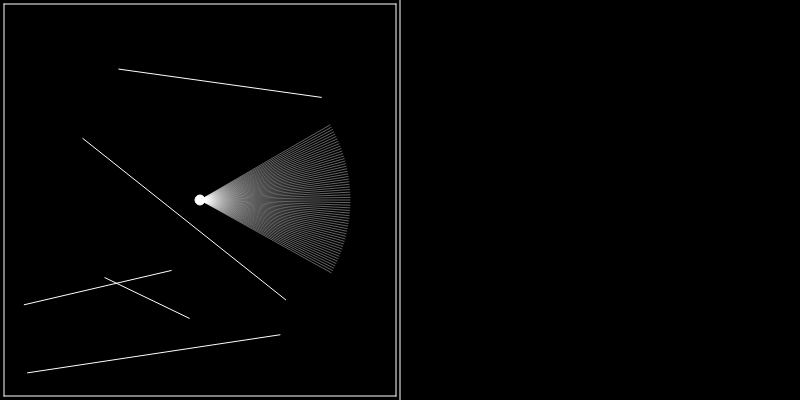
Frame 1 (no input)
Frame 60 (no input): identical to frame 1, image omitted
Frame 120 (the mouse pressed at the canvas centre since frame 60): identical to frame 1, image omitted

The p5.js sketch that drew this single still picture (run headless with seeded random() and noise() and a simulated clock; from frame 60 on, the mouse is pressed at the canvas centre):

// p5.js sketch
// ── sketch.js
let fov = 0
let walls = [];

function setup() {
    createCanvas(800, 400);

    for (let i = 0; i < 5; i++) {
        let x1 = random(width / 2);
        let x2 = random(width / 2);
        let y1 = random(height);
        let y2 = random(height);
        walls[i] = new Boundary(x1, y1, x2, y2);
    }
    walls.push(new Boundary(4, 4, width / 2 - 4, 4));
    walls.push(new Boundary(width / 2 - 4, 4, width / 2 - 4, height - 4));
    walls.push(new Boundary(width / 2 - 4, height - 4, 4, height - 4));
    walls.push(new Boundary(4, height - 4, 4, 4));


    player = new Player(width / 4, height / 2, 0);
    sliderFOV = createSlider(0, 360, 60);
    sliderRange = createSlider(5, 450, 150);
    sliderFOV.input(changeFOV);
    sliderRange.input(changeRange);
}

function changeFOV() {
    let fov = sliderFOV.value();
    player.updateFOV(fov);
}

function changeRange() {
    let range = sliderRange.value();
    player.updateRange(range);
}

function draw() {
    background(0);
    stroke(255)
    line(width / 2, 0, width / 2, height);

    if (keyIsDown(LEFT_ARROW)) {
        player.rotate(-0.05);
    } else if (keyIsDown(RIGHT_ARROW)) {
        player.rotate(0.05);
    } else if (keyIsDown(UP_ARROW)) {
        player.move(2, walls);
    } else if (keyIsDown(DOWN_ARROW)) {
        player.move(-2, walls);
    }

    for (let wall of walls) {
        wall.show();
    }

    player.show()
    const scene = player.look(walls);

    const distProjPlane = (width / 2) / 2.0 / tan(player.fov / 2.0);
    const w = (width / 2) / scene.length;

    push();
    translate(width / 2, 0);
    for (let i = 0; i < scene.length; i++) {
        noStroke();
        const sq = scene[i] * scene[i];
        const wSq = width / 2 * width / 2;
        const b = map(sq, 0, wSq, 255, 0);
        const h = ((width / 2) / scene[i]) * distProjPlane; // fisheye fix
        fill(b);
        rectMode(CENTER);
        rect(i * w + w / 2, height / 2, w + 1, h);
    }
    pop();
}
// ── boundary.js
class Boundary {
    constructor(x1, y1, x2, y2) {
        this.head = createVector(x1, y1);
        this.tail = createVector(x2, y2);
        this.a = y2 - y1;
        this.b = -(x2 - x1);
        this.c = -this.a * x1 - this.b * y1;
    };

    show() {
        stroke(255);
        line(this.head.x, this.head.y, this.tail.x, this.tail.y);
    };

    isHit(pos) {
        if (pos.x < this.head.x - 5 && pos.x < this.tail.x - 5)
            return false;
        if (pos.x > this.head.x + 5 && pos.x > this.tail.x + 5)
            return false;
        if (pos.y < this.head.y - 5 && pos.y < this.tail.y - 5)
            return false;
        if (pos.y > this.head.y + 5 && pos.y > this.tail.y + 5)
            return false;

        let temp = createVector(this.a, this.b);
        let d = Math.abs(this.a * pos.x + this.b * pos.y + this.c);
        d = d / temp.mag();

        return d < 5;
    };
}
// ── minimap.js
class MiniMap {
    constructor(x, y, width, height) {
        this.x = x;
        this.y = y;
        this.width = width
        this.height = height
    }

    show() {
        stroke(255);
        line(this.x, this.y,
            this.x + this.width, this.y);
        line(this.x, this.y,
            this.x, this.y + this.height);
        line(this.x + this.width, this.y + this.height,
            this.x + this.width, this.y);
        line(this.x + this.width, this.y + this.height,
            this.x, this.y + this.height);
    }
}
// ── player.js
class Player {
    constructor(x, y, dir_angle) {
        this.pos = createVector(x, y);
        this.dir_angle = dir_angle;
        this.fov = 60;
        this.rays = [];
        this.range = 150

        for (let a = -this.fov / 2; a < this.fov / 2; a += 1) {
            this.rays.push(new Ray(this.pos, radians(a) + this.dir_angle));
        }
    };

    show() {
        fill(255);
        ellipse(this.pos.x, this.pos.y, 10);
    };

    rotate(angle) {
        this.dir_angle += angle;
        let index = 0;
        for (let a = -this.fov / 2; a < this.fov / 2; a += 1) {
            this.rays[index].setAngle(radians(a) + this.dir_angle);
            index++;
        }
    };

    move(dir, walls) {

        let temp = p5.Vector.fromAngle(this.dir_angle).mult(dir);
        this.pos.add(temp);

        for (let wall of walls) {
            if (wall.isHit(this.pos)) {
                this.pos.sub(temp);
                break;
            }
        }
    };

    look(walls) {
        const scene = [];
        for (let i = 0; i < this.rays.length; i++) {
            const ray = this.rays[i];
            let closest = null;
            let record = this.range
            for (let wall of walls) {
                const pt = ray.cast(wall);
                if (pt) {
                    let d = p5.Vector.dist(this.pos, pt);
                    if (d < record) {
                        record = d;
                        closest = pt;
                    }
                }
            }
            stroke(255, 100);
            this.rays[i].show(record);
            if (record == this.range) record = Infinity;
            scene[i] = record;
        }
        return scene;
    };


    updateFOV(fov) {
        this.fov = fov;
        this.rays = [];
        for (let a = -this.fov / 2; a < this.fov / 2; a += 1) {
            this.rays.push(new Ray(this.pos, radians(a) + this.dir_angle));
        }
        this.show();
    };

    updateRange(range) {
        this.range = range;
        this.show();
    };
}
// ── ray.js
class Ray {
    constructor(pos, angle) {
        this.pos = pos;
        this.angle = angle;
    };

    setAngle(angle) {
        this.angle = angle;
    };

    show(range) {
        stroke(255, 100);
        let dir = createVector(this.pos.x + Math.cos(this.angle) * range,
            this.pos.y + Math.sin(this.angle) * range);
        line(this.pos.x, this.pos.y, dir.x, dir.y);
    };

    cast(wall) {
        const x1 = wall.head.x;
        const y1 = wall.head.y;
        const x2 = wall.tail.x;
        const y2 = wall.tail.y;

        const x3 = this.pos.x;
        const y3 = this.pos.y;
        let dir = p5.Vector.fromAngle(this.angle);
        const x4 = this.pos.x + dir.x;
        const y4 = this.pos.y + dir.y;

        const den = (x1 - x2) * (y3 - y4) - (y1 - y2) * (x3 - x4);
        if (den == 0) {
            return;
        }

        const t = ((x1 - x3) * (y3 - y4) - (y1 - y3) * (x3 - x4)) / den;
        const u = -((x1 - x2) * (y1 - y3) - (y1 - y2) * (x1 - x3)) / den;
        if (t > 0 && t < 1 && u > 0) {
            const pt = createVector();
            pt.x = x1 + t * (x2 - x1);
            pt.y = y1 + t * (y2 - y1);
            return pt;
        } else {
            return;
        }
    };
}
